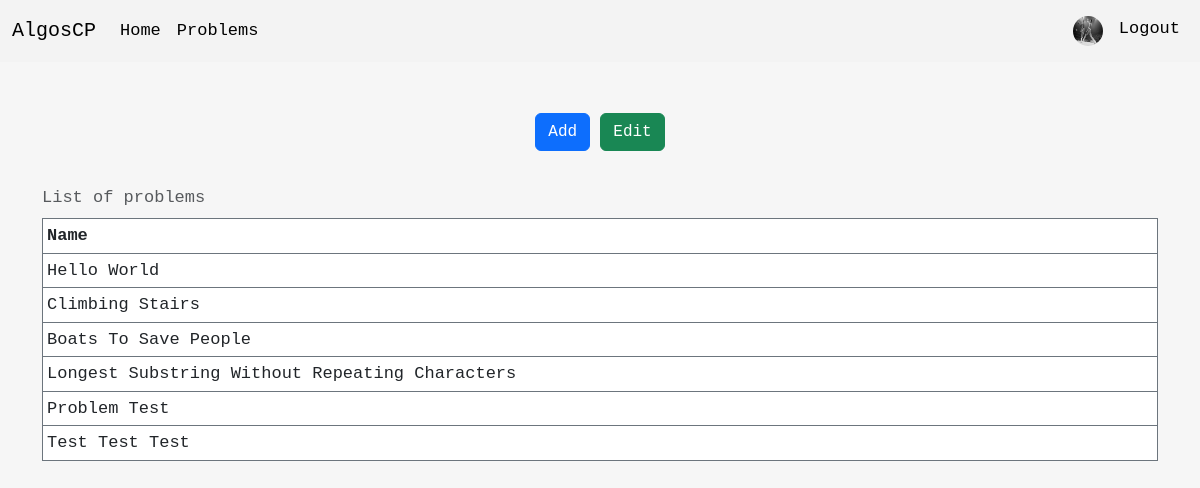
Page /problems (signed in) on the earlier database version.
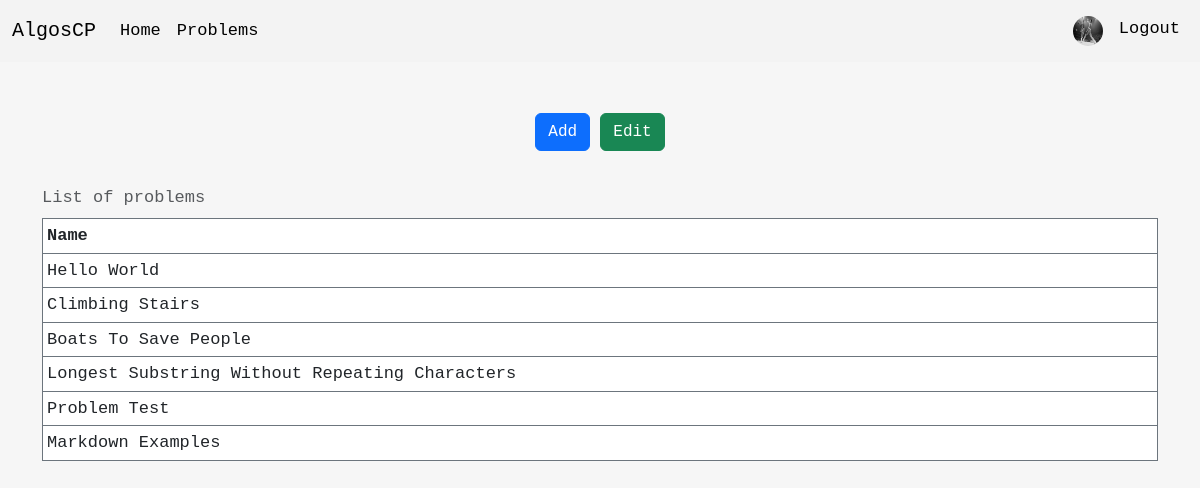
Same page on the later database version.
### problems/models.py (models this page shows, shortened)
class Problem(models.Model):
    name = models.CharField(max_length=50, unique=True, null=False, blank=False, default='lowercase letters only')
    description = models.TextField()
    example = models.TextField(blank=True)
    constraints = models.TextField(blank=True)
    template = models.TextField(blank=False, default='')

### problems/views.py (the view)
# urls.py: path('problems', views.list, name='list'),
def list(request):
    problems = Problem.objects.all()
    return render(request, 'problems_list.html', {'problems': problems})

### problems/templates/problems_list.html
{% extends 'base.html' %}
{% block content %}
  <center>
    {% if user.is_superuser %}
      <a class="btn btn-primary" href="/admin/problems/problem/add/">Add</a>
      <a class="btn btn-success" href="/admin/problems/problem/">Edit</a>
      <br><br>
    {% endif %}
    <table class="table table-hover table-bordered border-secondary table-sm caption-top">
      <caption>List of problems</caption>
      <thead>
        <tr>
          <th scope="col">Name</th>
        </tr>
      </thead>
      <tbody>
        {% for problem in problems %}
        <tr>
          <td>
              <a class="nav-link" href="{% url 'display_problem' problem.name|slugify %}">{{ problem.name|title }}</a>
          </td>
        </tr>
        {% endfor %}
      </tbody>
    </table>
  </center>
{% endblock %}

Differences in the rows shown:
changed Problem: name "Test Test Test" → "Markdown Examples"
